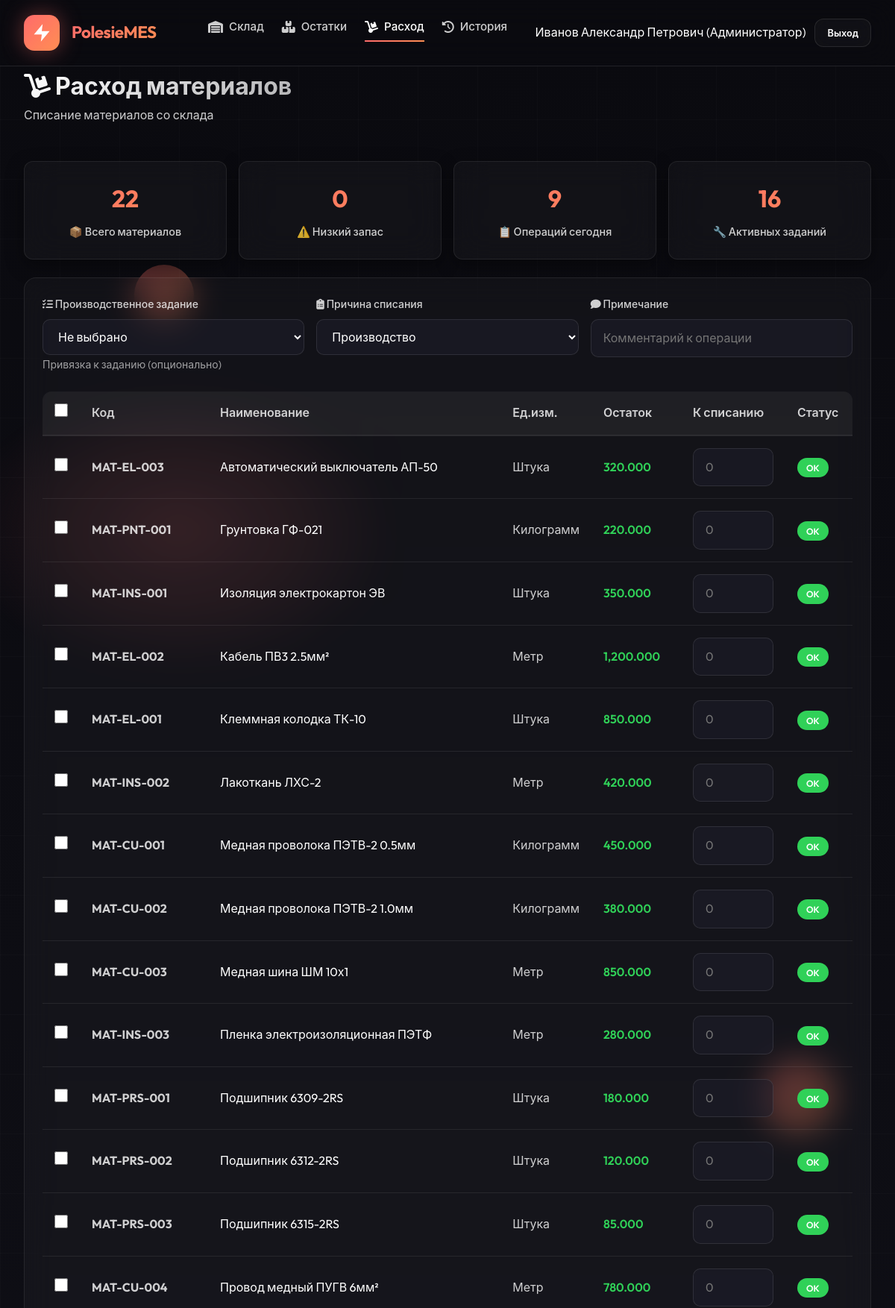
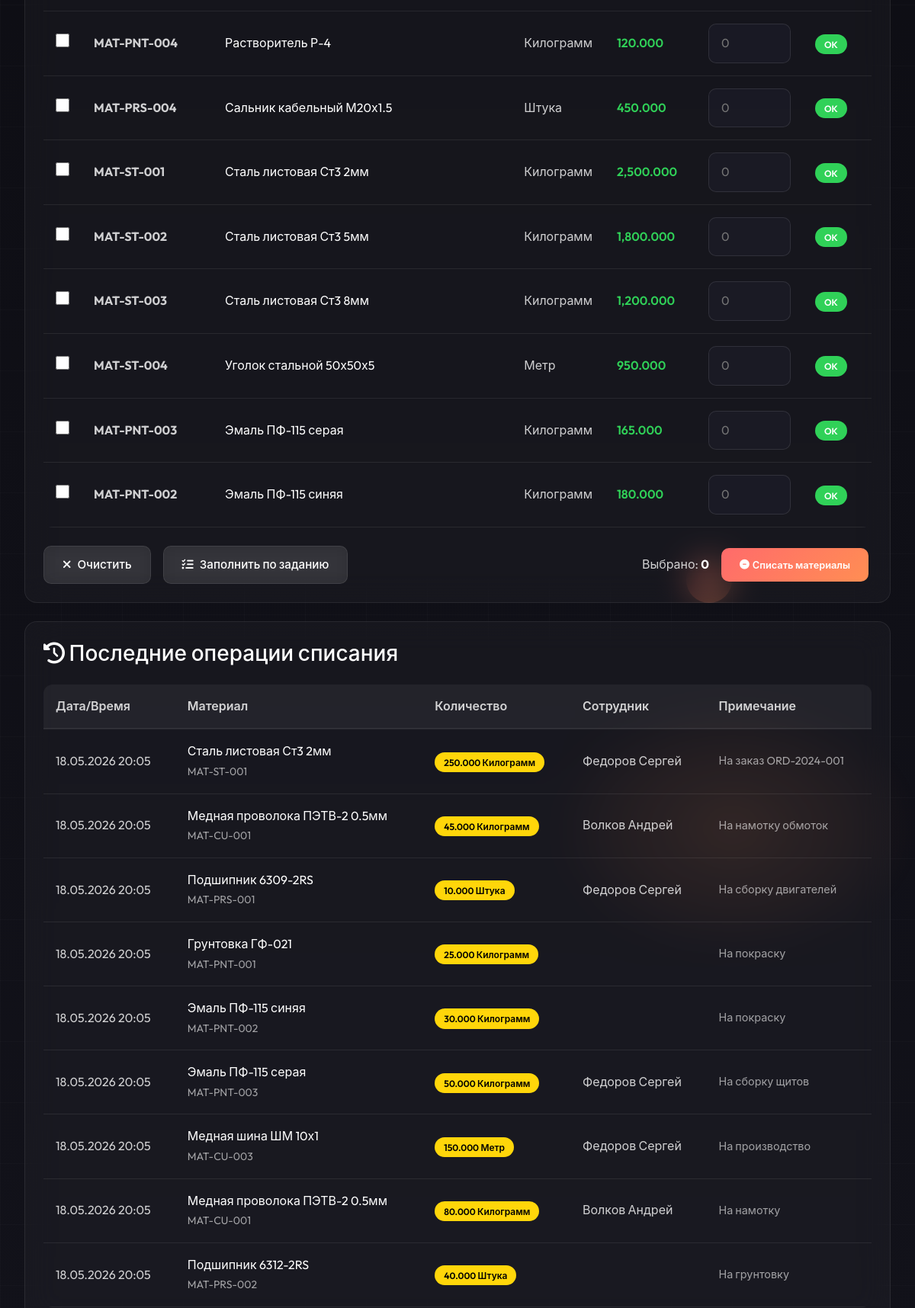
/modules/warehouse/consumption.php (signed in, upper part), run on the app's committed database (2 pictures, top to bottom).
### tables this page shows
CREATE TABLE items (
    id INT AUTO_INCREMENT PRIMARY KEY,
    item_type ENUM('product', 'material', 'equipment') NOT NULL,
    item_code VARCHAR(50) UNIQUE NOT NULL,
    name VARCHAR(200) NOT NULL,
    category_id INT,
    location_id INT,
    unit_id INT,
    current_stock DECIMAL(12,3) DEFAULT 0,
    min_stock INT DEFAULT 0,
    price DECIMAL(12,2),
    currency VARCHAR(3) DEFAULT 'BYN',
    supplier_id INT,
    status ENUM('operational', 'maintenance', 'broken', 'offline', 'active', 'inactive') DEFAULT 'active',
    extra_specs JSON,
    description TEXT,
    is_active BOOLEAN DEFAULT TRUE,
    created_at TIMESTAMP DEFAULT CURRENT_TIMESTAMP,
    updated_at TIMESTAMP DEFAULT CURRENT_TIMESTAMP ON UPDATE CURRENT_TIMESTAMP,
    FOREIGN KEY (category_id) REFERENCES dictionaries(id),
    FOREIGN KEY (location_id) REFERENCES dictionaries(id),
    FOREIGN KEY (unit_id) REFERENCES dictionaries(id),
    FOREIGN KEY (supplier_id) REFERENCES partners(id),
    INDEX idx_item_type (item_type),
    INDEX idx_item_code (item_code)
);

CREATE TABLE movements (
    id INT AUTO_INCREMENT PRIMARY KEY,
    movement_type ENUM('receipt', 'consumption', 'return', 'adjustment', 'shipment', 'maintenance') NOT NULL,
    item_id INT NOT NULL,
    quantity DECIMAL(12,3) NOT NULL,
    reference_type VARCHAR(50),
    reference_id INT,
    warehouse_from VARCHAR(100),
    warehouse_to VARCHAR(100),
    employee_id INT,
    partner_id INT,
    cost DECIMAL(12,2),
    notes TEXT,
    movement_date DATETIME DEFAULT CURRENT_TIMESTAMP,
    created_at TIMESTAMP DEFAULT CURRENT_TIMESTAMP,
    FOREIGN KEY (item_id) REFERENCES items(id),
    FOREIGN KEY (employee_id) REFERENCES staff(id),
    FOREIGN KEY (partner_id) REFERENCES partners(id),
    INDEX idx_movement_type (movement_type),
    INDEX idx_item_id (item_id)
);

CREATE TABLE dictionaries (
    id INT AUTO_INCREMENT PRIMARY KEY,
    dict_type ENUM('unit', 'category', 'location', 'position') NOT NULL,
    code VARCHAR(50) NOT NULL,
    name VARCHAR(200) NOT NULL,
    parent_id INT NULL,
    extra_data JSON,
    description TEXT,
    is_active BOOLEAN DEFAULT TRUE,
    created_at TIMESTAMP DEFAULT CURRENT_TIMESTAMP,
    INDEX idx_dict_type (dict_type),
    INDEX idx_code (code)
);

CREATE TABLE staff (
    id INT AUTO_INCREMENT PRIMARY KEY,
    employee_code VARCHAR(20) UNIQUE NOT NULL,
    username VARCHAR(50) UNIQUE,
    password VARCHAR(255),
    first_name VARCHAR(50) NOT NULL,
    last_name VARCHAR(50) NOT NULL,
    middle_name VARCHAR(50),
    position_id INT,
    email VARCHAR(100),
    phone VARCHAR(20),
    department VARCHAR(100),
    role ENUM('admin', 'director', 'manager', 'operator', 'warehouse_keeper') NOT NULL,
    hire_date DATE,
    status ENUM('active', 'vacation', 'sick', 'terminated') DEFAULT 'active',
    is_active BOOLEAN DEFAULT TRUE,
    last_login TIMESTAMP NULL,
    created_at TIMESTAMP DEFAULT CURRENT_TIMESTAMP,
    updated_at TIMESTAMP DEFAULT CURRENT_TIMESTAMP ON UPDATE CURRENT_TIMESTAMP,
    FOREIGN KEY (position_id) REFERENCES dictionaries(id)
);

### includes/helpers.php (called while the page is built, shortened)
<?php
function getRoleName($role) {
    $roles = [
        'admin' => 'Администратор',
        'director' => 'Директор',
        'manager' => 'Менеджер',
        'technologist' => 'Технолог',
        'operator' => 'Оператор',
        'quality_inspector' => 'Инспектор ОТК',
        'warehouse_keeper' => 'Кладовщик'
    ];
    return $roles[$role] ?? $role;
}
function e($string) {
    return htmlspecialchars($string ?? '', ENT_QUOTES, 'UTF-8');
}

### modules/warehouse/consumption.php (the view, shortened to what this page needs)
<?php
require_once __DIR__ . '/../../includes/helpers.php';
$db = getDB();
$stmt = $db->query("SELECT id, name, item_code, current_stock, min_stock, unit_id FROM items WHERE item_type = 'material' AND is_active = 1 ORDER BY name");
$materials = $stmt->fetchAll();
$stmt = $db->query("SELECT id, code, name FROM dictionaries WHERE dict_type = 'unit'");
$units = [];
foreach ($stmt->fetchAll() as $u) {
    $units[$u['id']] = $u['name'];
}
$stmt = $db->query("SELECT pt.id, pt.task_number, pt.stage_name, pt.quantity, pt.status, o.order_number, p.name as product_name
    FROM production_tasks pt
    LEFT JOIN orders o ON pt.order_id = o.id
    LEFT JOIN items p ON pt.product_id = p.id
    WHERE pt.status IN ('planned', 'in_progress', 'paused')
    ORDER BY pt.created_at DESC");
$tasks = $stmt->fetchAll();
$consumption_reasons = [
    'production' => 'Производство',
    'defect' => 'Брак/Потери',
    'maintenance' => 'ТО оборудования',
    'inventory' => 'Инвентаризация',
    'sample' => 'Образцы/Тесты',
    'other' => 'Прочее'
];
$stmt = $db->query("SELECT m.id, m.movement_date, i.name as item_name, i.item_code, m.quantity, d.name as unit_name,
    s.last_name, s.first_name, m.notes, m.reference_type, m.reference_id
    FROM movements m
    JOIN items i ON m.item_id = i.id
    LEFT JOIN staff s ON m.employee_id = s.id
    LEFT JOIN dictionaries d ON i.unit_id = d.id
    WHERE m.movement_type = 'consumption'
    ORDER BY m.movement_date DESC LIMIT 20");
$recent_consumptions = $stmt->fetchAll();
?>
<!DOCTYPE html>
<html lang="ru">
<head>
    <link href="https://cdn.jsdelivr.net/npm/bootstrap@5.3.0/dist/css/bootstrap.min.css" rel="stylesheet">
    <link href="https://cdnjs.cloudflare.com/ajax/libs/font-awesome/6.4.0/css/all.min.css" rel="stylesheet">
    <link rel="stylesheet" href="<?= APP_URL ?>/assets/css/common-style.css">
</head>
<body>
    <div class="particles-container"><div class="particle"></div><div class="particle"></div><div class="particle"></div></div>
    <div class="glow-overlay"></div>
    <div class="grid-overlay"></div>
    <nav class="navbar">
        <a href="<?= APP_URL ?>" class="nav-brand"><div class="brand-logo"><svg viewBox="0 0 24 24"><path d="M13 2L3 14h9l-1 8 10-12h-9l1-8z"/></svg></div><span class="brand-name">PolesieMES</span></a>
        <ul class="nav-menu">
            <li><a href="<?= APP_URL ?>/modules/warehouse/warehouse_dashboard.php" class="nav-link"><i class="fas fa-warehouse"></i> Склад</a></li>
            <li><a href="inventory.php" class="nav-link"><i class="fas fa-boxes"></i> Остатки</a></li>
            <li><a href="consumption.php" class="nav-link active"><i class="fas fa-dolly"></i> Расход</a></li>
            <li><a href="history.php" class="nav-link"><i class="fas fa-history"></i> История</a></li>
        </ul>
        <div class="user-menu">
            <span><?= e($_SESSION['full_name']) ?> (<?= e(getRoleName($_SESSION['role'])) ?>)</span>
            <a href="<?= APP_URL ?>/modules/auth/logout.php" class="btn-logout">Выход</a>
        </div>
    </nav>
    <div class="main-content">
        <div class="page-header">
            <div class="page-title">
                <h1><i class="fas fa-dolly"></i> Расход материалов</h1>
                <p>Списание материалов со склада</p>
            </div>
        </div>
        <div class="stats-grid">
            <div class="stat-card">
                <div class="stat-value"><?= count($materials) ?></div>
                <div class="stat-label">📦 Всего материалов</div>
            </div>
            <div class="stat-card">
                <div class="stat-value" style="color: var(--warning-color);"><?= count(array_filter($materials, fn($m) => $m['current_stock'] <= $m['min_stock'])) ?></div>
                <div class="stat-label">⚠️ Низкий запас</div>
            </div>
            <div class="stat-card">
                <div class="stat-value" style="color: var(--info-color);"><?= count($recent_consumptions) ?></div>
                <div class="stat-label">📋 Операций сегодня</div>
            </div>
            <div class="stat-card">
                <div class="stat-value" style="color: var(--success-color);"><?= count($tasks) ?></div>
                <div class="stat-label">🔧 Активных заданий</div>
            </div>
        </div>
        <div class="history-card">
            <form method="POST" id="consumptionForm">
                <div style="display: grid; grid-template-columns: repeat(auto-fit, minmax(250px, 1fr)); gap: 1rem; margin-bottom: 1.5rem;">
                    <div>
                        <label class="form-label"><i class="fas fa-tasks"></i> Производственное задание</label>
                        <select name="task_id" id="taskSelect" class="search-input" style="width: 100%;">
                            <option value="">Не выбрано</option>
                        </select>
                        <small style="color: var(--text-muted);">Привязка к заданию (опционально)</small>
                    </div>
                    <div>
                        <label class="form-label"><i class="fas fa-clipboard-list"></i> Причина списания</label>
                        <select name="reason" class="search-input" style="width: 100%;">
                            <?php foreach ($consumption_reasons as $key => $label): ?>
                            <option value="<?= $key ?>"><?= $label ?></option>
                            <?php endforeach; ?>
                        </select>
                    </div>
                    <div>
                        <label class="form-label"><i class="fas fa-comment"></i> Примечание</label>
                        <input type="text" name="notes" class="search-input" placeholder="Комментарий к операции" style="width: 100%;">
                    </div>
                </div>
                <div class="table-responsive">
                    <table class="table-custom" id="materialsTable">
                        <thead>
                            <tr>
                                <th width="50"><input type="checkbox" id="selectAll"></th>
                                <th>Код</th>
                                <th>Наименование</th>
                                <th width="100">Ед.изм.</th>
                                <th width="120">Остаток</th>
                                <th width="140">К списанию</th>
                                <th width="90">Статус</th>
                            </tr>
                        </thead>
                        <tbody>
                            <?php foreach ($materials as $m):
                                $unitName = isset($units[$m['unit_id']]) ? $units[$m['unit_id']] : 'шт.';
                                $lowStock = $m['current_stock'] <= $m['min_stock'];
                            ?>
                            <tr>
                                <td>
                                    <input type="checkbox" class="material-checkbox"
                                        data-id="<?= $m['id'] ?>"
                                        data-name="<?= e($m['name']) ?>"
                                        data-stock="<?= $m['current_stock'] ?>">
                                </td>
                                <td><strong style="color: var(--text-secondary);"><?= e($m['item_code']) ?></strong></td>
                                <td><?= e($m['name']) ?></td>
                                <td style="color: var(--text-secondary);"><?= e($unitName) ?></td>
                                <td>
                                    <span class="<?= $lowStock ? 'stock-low' : 'quantity-positive' ?>">
                                        <?= number_format($m['current_stock'], 3) ?>
                                    </span>
                                </td>
                                <td>
                                    <input type="number" step="0.001" min="0"
                                        class="search-input qty-input"
                                        name="items[<?= $m['id'] ?>]"
                                        placeholder="0"
                                        data-max="<?= $m['current_stock'] ?>"
                                        oninput="validateQty(this)"
                                        style="width: 100%;">
                                </td>
                                <td>
                                    <span class="<?= $lowStock ? 'badge-stock-low' : 'badge-stock-ok' ?>">
                                        <?= $lowStock ? 'Мало' : 'OK' ?>
                                    </span>
                                </td>
                            </tr>
                            <?php endforeach; ?>
                        </tbody>
                    </table>
                </div>
                <div style="display: flex; justify-content: space-between; align-items: center; margin-top: 1.5rem; flex-wrap: wrap; gap: 1rem;">
                    <div style="display: flex; gap: 1rem;">
                        <button type="button" class="btn-secondary-custom" onclick="clearAll()">
                            <i class="fas fa-times"></i> Очистить
                        </button>
                        <button type="button" class="btn-secondary-custom" onclick="fillFromTask()">
                            <i class="fas fa-tasks"></i> Заполнить по заданию
                        </button>
                    </div>
                    <div style="display: flex; align-items: center; gap: 1rem;">
                        <span id="selectedCount" style="color: var(--text-secondary);">Выбрано: <strong style="color: var(--text-primary);">0</strong></span>
                        <button type="submit" class="btn-action">
                            <i class="fas fa-minus-circle"></i> Списать материалы
                        </button>
                    </div>
                </div>
            </form>
        </div>
        <div class="history-card">
            <h3 style="margin-bottom: 1.5rem; color: var(--text-primary);"><i class="fas fa-history"></i> Последние операции списания</h3>
            <div class="table-responsive">
                <table class="table-custom">
                    <thead>
                        <tr>
                            <th>Дата/Время</th>
                            <th>Материал</th>
                            <th>Количество</th>
                            <th>Сотрудник</th>
                            <th>Примечание</th>
                        </tr>
                    </thead>
                    <tbody>
                        <?php foreach ($recent_consumptions as $rc): ?>
                        <tr>
                            <td style="color: var(--text-secondary);"><?= date('d.m.Y H:i', strtotime($rc['movement_date'])) ?></td>
                            <td>
                                <div style="color: var(--text-primary);"><?= e($rc['item_name']) ?></div>
                                <small style="color: var(--text-muted);"><?= e($rc['item_code']) ?></small>
                            </td>
                            <td>
                                <span class="operation-consumption">
                                    <?= number_format($rc['quantity'], 3) ?> <?= e($rc['unit_name']) ?>
                                </span>
                            </td>
                            <td style="color: var(--text-secondary);"><?= e($rc['last_name'] . ' ' . $rc['first_name']) ?></td>
                            <td style="color: var(--text-muted); font-size: 0.9rem;"><?= e($rc['notes']) ?></td>
                        </tr>
                        <?php endforeach; ?>
                    </tbody>
                </table>
            </div>
        </div>
    </div>
</body>
</html>

### data on the page
items: item_code "MAT-EL-003", name "Автоматический выключатель АП-50", unit "Штука", current_stock "320.000", min_stock "OK"
items: item_code "MAT-PNT-001", name "Грунтовка ГФ-021", unit "Килограмм", current_stock "220.000", min_stock "OK"
items: item_code "MAT-INS-001", name "Изоляция электрокартон ЭВ", unit "Штука", current_stock "350.000", min_stock "OK"
items: item_code "MAT-EL-002", name "Кабель ПВ3 2.5мм²", unit "Метр", current_stock "1,200.000", min_stock "OK"
items: item_code "MAT-EL-001", name "Клеммная колодка ТК-10", unit "Штука", current_stock "850.000", min_stock "OK"
items: item_code "MAT-INS-002", name "Лакоткань ЛХС-2", unit "Метр", current_stock "420.000", min_stock "OK"
items: item_code "MAT-CU-001", name "Медная проволока ПЭТВ-2 0.5мм", unit "Килограмм", current_stock "450.000", min_stock "OK"
items: item_code "MAT-CU-002", name "Медная проволока ПЭТВ-2 1.0мм", unit "Килограмм", current_stock "380.000", min_stock "OK"
items: item_code "MAT-CU-003", name "Медная шина ШМ 10х1", unit "Метр", current_stock "850.000", min_stock "OK"
items: item_code "MAT-INS-003", name "Пленка электроизоляционная ПЭТФ", unit "Метр", current_stock "280.000", min_stock "OK"
items: item_code "MAT-PRS-001", name "Подшипник 6309-2RS", unit "Штука", current_stock "180.000", min_stock "OK"
items: item_code "MAT-PRS-002", name "Подшипник 6312-2RS", unit "Штука", current_stock "120.000", min_stock "OK"
items: item_code "MAT-PRS-003", name "Подшипник 6315-2RS", unit "Штука", current_stock "85.000", min_stock "OK"
items: item_code "MAT-CU-004", name "Провод медный ПУГВ 6мм²", unit "Метр", current_stock "780.000", min_stock "OK"
items: item_code "MAT-PNT-004", name "Растворитель Р-4", unit "Килограмм", current_stock "120.000", min_stock "OK"
items: item_code "MAT-PRS-004", name "Сальник кабельный М20х1.5", unit "Штука", current_stock "450.000", min_stock "OK"
items: item_code "MAT-ST-001", name "Сталь листовая Ст3 2мм", unit "Килограмм", current_stock "2,500.000", min_stock "OK"
items: item_code "MAT-ST-002", name "Сталь листовая Ст3 5мм", unit "Килограмм", current_stock "1,800.000", min_stock "OK"
items: item_code "MAT-ST-003", name "Сталь листовая Ст3 8мм", unit "Килограмм", current_stock "1,200.000", min_stock "OK"
items: item_code "MAT-ST-004", name "Уголок стальной 50х50х5", unit "Метр", current_stock "950.000", min_stock "OK"
items: item_code "MAT-PNT-003", name "Эмаль ПФ-115 серая", unit "Килограмм", current_stock "165.000", min_stock "OK"
items: item_code "MAT-PNT-002", name "Эмаль ПФ-115 синяя", unit "Килограмм", current_stock "180.000", min_stock "OK"
movements: movement_date "18.05.2026 20:05", item.name "Сталь листовая Ст3 2мм", item.item_code "MAT-ST-001", quantity "250.000", dictionaries.name "Килограмм", employee.first_name "Федоров Сергей", notes "На заказ ORD-2024-001"
movements: movement_date "18.05.2026 20:05", item.name "Медная проволока ПЭТВ-2 0.5мм", item.item_code "MAT-CU-001", quantity "45.000", dictionaries.name "Килограмм", employee.first_name "Волков Андрей", notes "На намотку обмоток"
movements: movement_date "18.05.2026 20:05", item.name "Подшипник 6309-2RS", item.item_code "MAT-PRS-001", quantity "10.000", dictionaries.name "Штука", employee.first_name "Федоров Сергей", notes "На сборку двигателей"
movements: movement_date "18.05.2026 20:05", item.name "Грунтовка ГФ-021", item.item_code "MAT-PNT-001", quantity "25.000", dictionaries.name "Килограмм", notes "На покраску"
movements: movement_date "18.05.2026 20:05", item.name "Эмаль ПФ-115 синяя", item.item_code "MAT-PNT-002", quantity "30.000", dictionaries.name "Килограмм", notes "На покраску"
movements: movement_date "18.05.2026 20:05", item.name "Эмаль ПФ-115 серая", item.item_code "MAT-PNT-003", quantity "50.000", dictionaries.name "Килограмм", employee.first_name "Федоров Сергей", notes "На сборку щитов"
movements: movement_date "18.05.2026 20:05", item.name "Медная шина ШМ 10х1", item.item_code "MAT-CU-003", quantity "150.000", dictionaries.name "Метр", employee.first_name "Федоров Сергей", notes "На производство"
movements: movement_date "18.05.2026 20:05", item.name "Медная проволока ПЭТВ-2 0.5мм", item.item_code "MAT-CU-001", quantity "80.000", dictionaries.name "Килограмм", employee.first_name "Волков Андрей", notes "На намотку"
movements: movement_date "18.05.2026 20:05", item.name "Подшипник 6312-2RS", item.item_code "MAT-PRS-002", quantity "40.000", dictionaries.name "Штука", notes "На грунтовку"

### other printed values
$_SESSION['full_name'] "Иванов Александр Петрович"
getRoleName($_SESSION['role']) "Администратор"
count($materials) "22"
count($recent_consumptions) "9"
count($tasks) "16"
form field reason "Производство"
